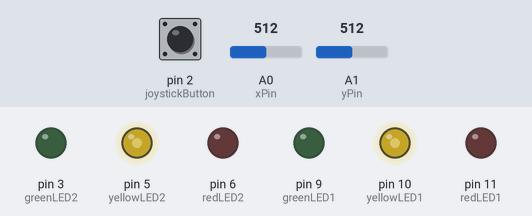
A sketch run on a simulated Arduino Uno, built with avr-gcc and run on an emulated ATmega328P. Shown: output pins drawn as LEDs (lit = HIGH). Inputs (shaded band) come from the test bench; at power-on: A0 (xPin) = 512, A1 (yPin) = 512, pin 2 (joystickButton) HIGH. What the sketch prints to the serial monitor is not drawn.

Above: at 1.3 s.
1.4 s: A0 (xPin) set to 330
At 2.8 s:
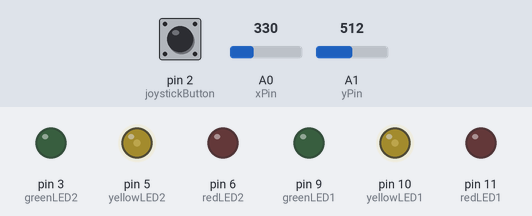
3.1 s: A1 (yPin) set to 330
At 4.5 s:
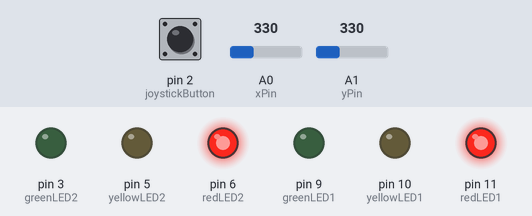
4.8 s: pin 2 (joystickButton) pulled LOW for 0.7 s
At 5.5 s:
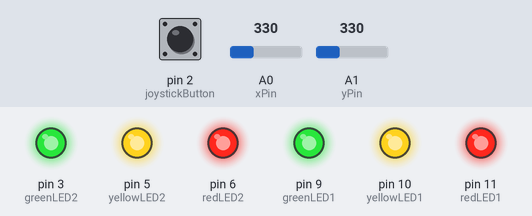
7.1 s: A0 (xPin) set to 122
At 7.7 s:
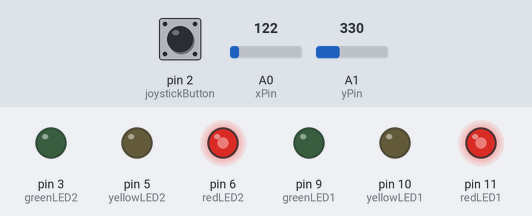
8.8 s: A1 (yPin) set to 0
At 9.8 s:
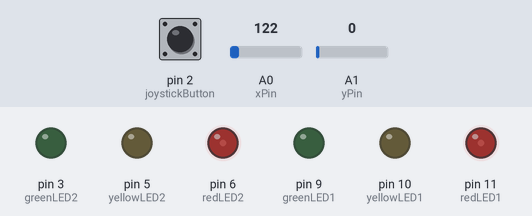
10.4 s: A0 (xPin) set to 0
At 11.5 s:
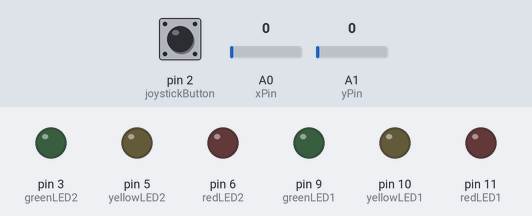
Timing chart, 0 to 13.1 s (numbered marks = the images above; inputs shaded):
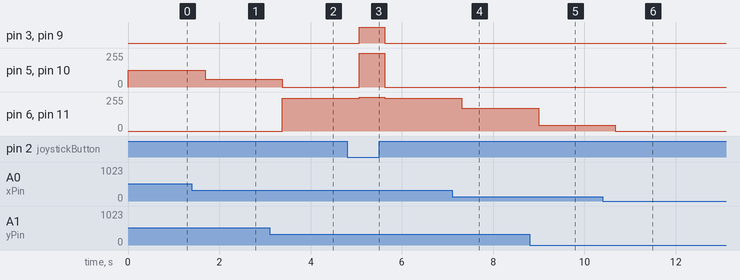

The sketch:

joystick_6leds.ino
```cpp
// LED variables
int redLED1 = 11;
int yellowLED1 = 10;
int greenLED1 = 9;

int redLED2 = 6;
int yellowLED2 = 5;
int greenLED2 = 3;

// joystick variables
int joystickButton = 2;
int xPin = A0;
int yPin = A1;
int xVal;
int yVal;

int buttonState;
double averageValue;

void setup() {
  // put your setup code here, to run once:
  Serial.begin(9600);
  pinMode(redLED1, OUTPUT);
  pinMode(yellowLED1, OUTPUT);
  pinMode(greenLED1, OUTPUT);

  pinMode(redLED2, OUTPUT);
  pinMode(yellowLED2, OUTPUT);
  pinMode(greenLED2, OUTPUT);

  // Joystick controls
  pinMode(xPin, INPUT);
  pinMode(yPin, INPUT);
  pinMode(joystickButton, INPUT_PULLUP);

}

void loop() {
  // put your main code here, to run repeatedly:
  xVal = analogRead(xPin);
  yVal = analogRead(yPin);

  // Read button state
  buttonState = digitalRead(joystickButton);

  // LED brightness levels
  averageValue = (xVal + yVal) / 2;
  int redBrightness = map(averageValue, 0, 341, 0, 255);
  int yellowBrightness = map(averageValue, 342, 684, 0, 255);
  int greenBrightness = map(averageValue, 685, 1023, 0, 255);

  if (buttonState == 0) {
    analogWrite(redLED1, 255);
    analogWrite(yellowLED1, 255);
    analogWrite(greenLED1, 255);
    analogWrite(redLED2, 255);
    analogWrite(yellowLED2, 255);
    analogWrite(greenLED2, 255);
  } else if (averageValue < 340) {
    analogWrite(redLED1, redBrightness);
    analogWrite(redLED2, redBrightness);
    analogWrite(yellowLED1, 0);
    analogWrite(yellowLED2, 0);
    analogWrite(greenLED1, 0);
    analogWrite(greenLED2, 0);
  } else if (averageValue < 684) {
    analogWrite(redLED1, 0);
    analogWrite(redLED2, 0);
    analogWrite(yellowLED1, yellowBrightness);
    analogWrite(yellowLED2, yellowBrightness);
    analogWrite(greenLED1, 0);
    analogWrite(greenLED2, 0);
  } else {
    analogWrite(redLED1, 0);
    analogWrite(redLED2, 0);
    analogWrite(yellowLED1, 0);
    analogWrite(yellowLED2, 0);
    analogWrite(greenLED1, greenBrightness);
    analogWrite(greenLED2, greenBrightness);
  }

  Serial.print("X: ");
  Serial.print(xVal);
  Serial.print(" | Y: ");
  Serial.print(yVal);
  Serial.print(" | Average value: ");
  Serial.print(averageValue);
  Serial.print(" | Red Brightness: ");
  Serial.print(redBrightness);
  Serial.print(" | Yellow Brightness: ");
  Serial.print(yellowBrightness);
  Serial.print(" | Green Brightness: ");
  Serial.print(greenBrightness);

  Serial.print(" | Switch: ");
  Serial.println(buttonState);

  delay(500);

}
```

Measured:
- after the input at 1.4 s, pin 5 (yellowLED2), pin 10 (yellowLED1): 126/255 → 58/255 after 0.29 s
- after the input at 3.1 s, pin 5 (yellowLED2), pin 10 (yellowLED1): 58/255 → 0/255 after 0.27 s; pin 6 (redLED2), pin 11 (redLED1): 0/255 → 246/255 after 0.27 s
- after the input at 4.8 s, pin 3 (greenLED2), pin 9 (greenLED1): LOW → HIGH after 0.26 s, → LOW 0.56 s later; pin 5 (yellowLED2), pin 10 (yellowLED1): 0/255 → 255/255 after 0.26 s, → 0/255 0.56 s later; pin 6 (redLED2), pin 11 (redLED1): 246/255 → 255/255 after 0.26 s, → 246/255 0.56 s later
- after the input at 7.1 s, pin 6 (redLED2), pin 11 (redLED1): 246/255 → 169/255 after 0.21 s
- after the input at 8.8 s, pin 6 (redLED2), pin 11 (redLED1): 169/255 → 45/255 after 0.20 s
- after the input at 10.4 s, pin 6 (redLED2), pin 11 (redLED1): 45/255 → 0/255 after 0.28 s
